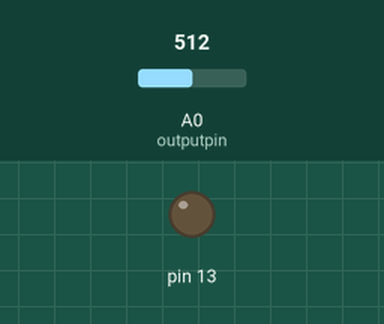
Recording of a sketch running on a simulated Arduino Uno, built with avr-gcc and run on an emulated ATmega328P. Shown: output pins drawn as LEDs (lit = HIGH). Inputs (shaded band) come from the test bench; at power-on: A0 (outputpin) = 512. What the sketch prints to the serial monitor is not drawn.

Above: at 0.1 s.
At 18.1 s:
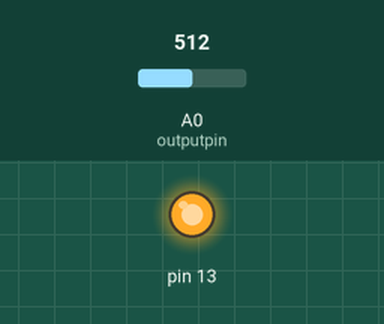
Timing chart, 0 to 19.6 s (numbered marks = the images above):
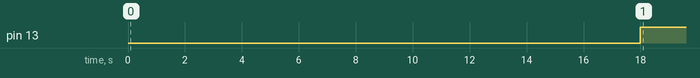

The sketch:

arduino_incubadora.ino
```cpp
//initializes/defines the output pin of the LM335 temperature sensor
int outputpin= 0;
int i = 0;
int n = 3000;
float suma = 0;
float celsius = 0;
int estado = 0;

//this sets the ground pin to LOW and the input voltage pin to high
void setup()
{
Serial.begin(9600);
pinMode(13, OUTPUT);
}

//main loop
void loop()
{
   for (int i=0; i < 6; i++){
      int rawvoltage= analogRead(outputpin);
      float millivolts= (rawvoltage/1024.0) * 5000;
      float kelvin= (millivolts/10);
      //Serial.print(kelvin);
      //Serial.println(" degrees Kelvin");
      Serial.print(">");
      celsius= kelvin - 273.15;
      suma = suma + celsius;
      delay(n);
   }

   celsius = (suma / 6);
   suma = 0;

  if (celsius < 37.6)
    {
//      Serial.println("Prendida");
      n = 3000;
      estado = 1;
      digitalWrite(13, HIGH);
    // correccion por variacion de voltaje
    // celsius=celsius-0.47;
    }
  else if (celsius > 37.8)
    {
//      Serial.println("Apagada");
      n = 3000;
      estado =0;
      digitalWrite(13, LOW);
      // correccion por variacion de voltaje
      // celsius=celsius+1;
    }
  else
    {
      n = 1500;
    }

Serial.print(celsius);
Serial.println(" Grados Celsius");

Serial.println(">>");

}
```

Measured:
- by itself, pin 13: LOW → HIGH at 18.0 s
